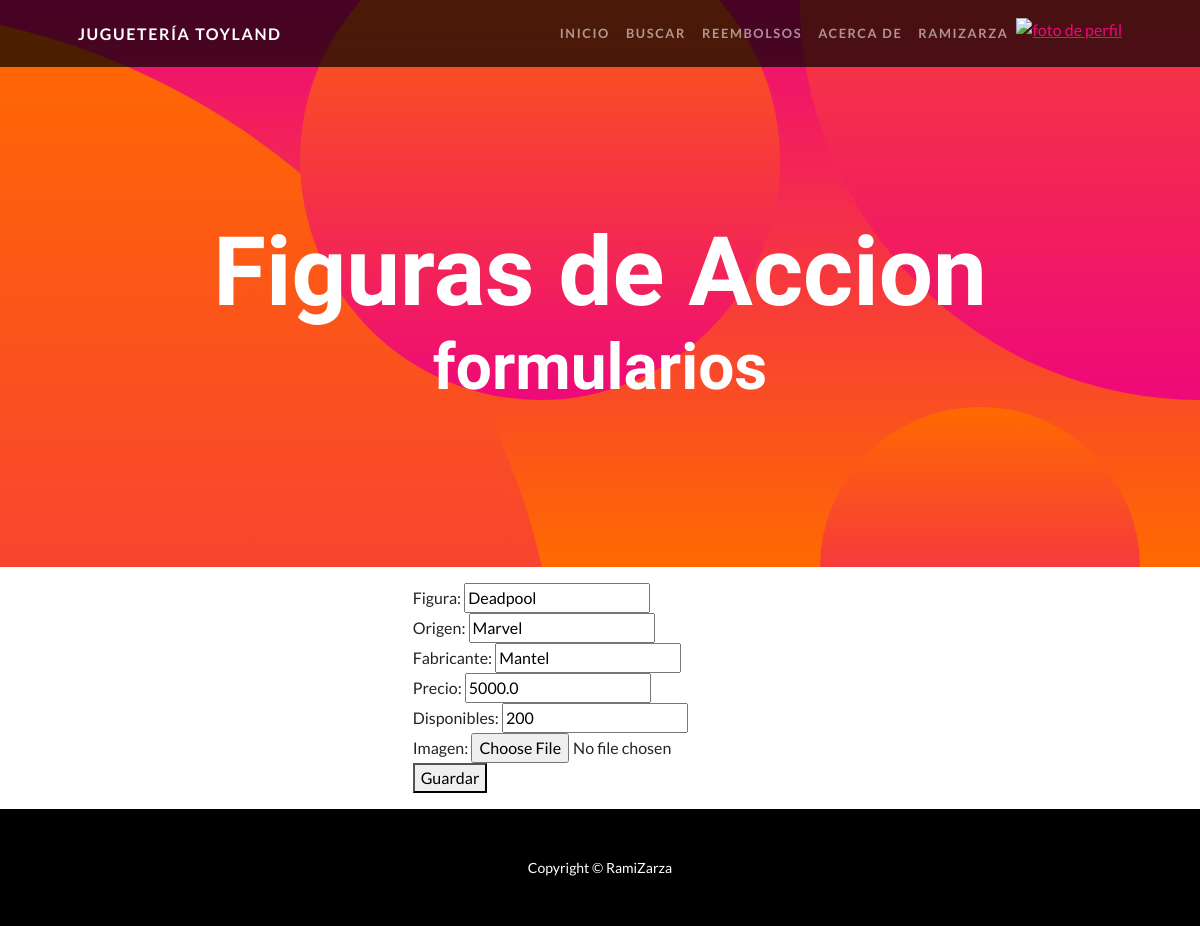
Page /figuras/update/1 (signed in) on the earlier database version.
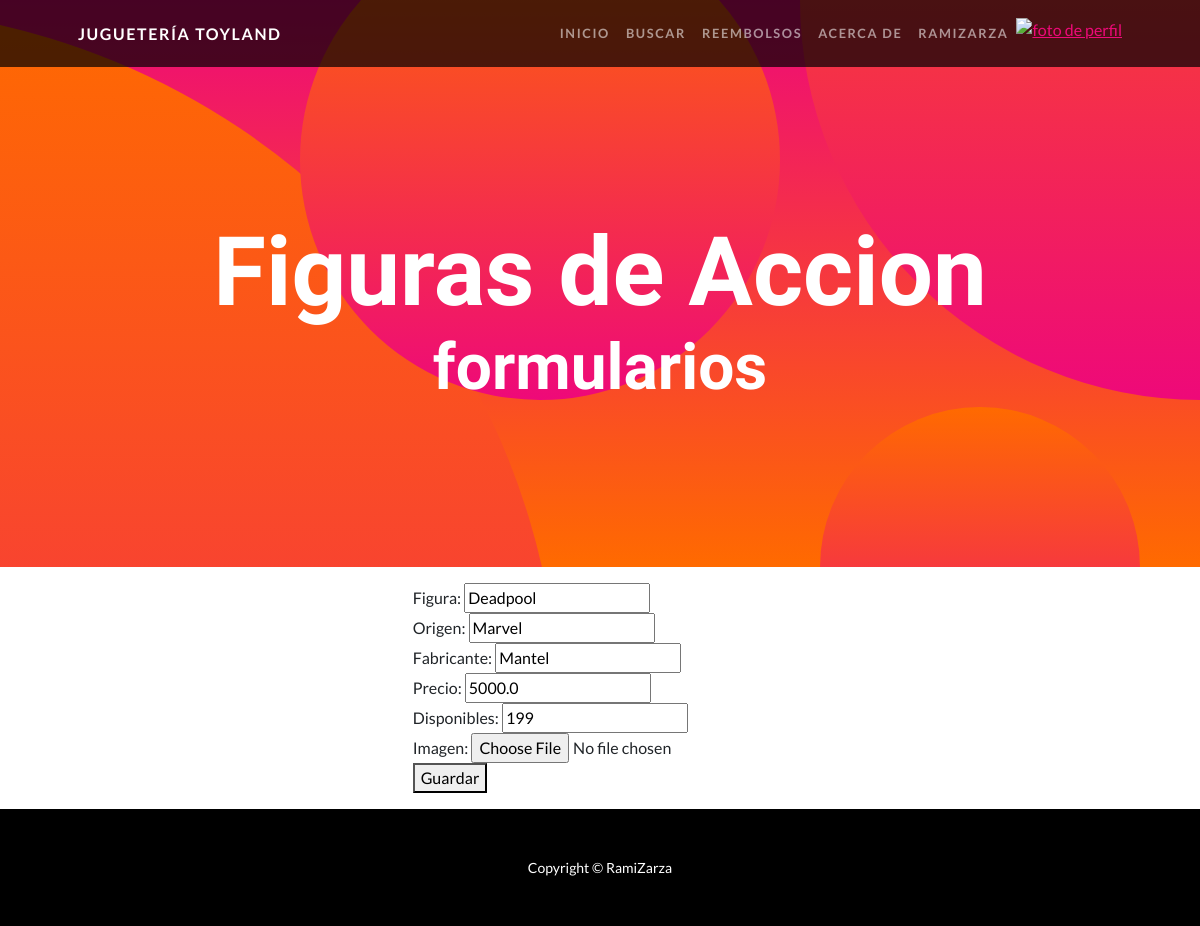
Same page on the later database version.
### tienda/models.py (models this page shows, shortened)
class Figura_de_Accion(models.Model):
    figura     = models.CharField(max_length=50)
    origen     = models.CharField(max_length=50)
    fabricante = models.CharField(max_length=50)
    foto       = models.ImageField(upload_to="media/Figuras/",default= "default_Models.png")
    precio     = models.FloatField()
    en_stock   = models.BooleanField()
    disponibles= models.IntegerField()
    class Meta:
        verbose_name = "Figura de Acción"
        verbose_name_plural = "Figuras de Acción"
        ordering = ["precio"]

### tienda/views.py (the view)
# urls.py: path("figuras/update/<id_figura>",   figurasUpdate,     name="figurasUpdt"  ),
@login_required
def figurasUpdate(request, id_figura):
    figuras = Figura_de_Accion.objects.get(id=id_figura)
    if request.method == "POST":
        miForm = FigurasAccionForm(request.POST)
        if miForm.is_valid():
            figuras.figura       = miForm.cleaned_data.get("figura")
            figuras.origen       = miForm.cleaned_data.get("origen")
            figuras.fabricante   = miForm.cleaned_data.get("fabricante")
            figuras.precio       = miForm.cleaned_data.get("precio")
            figuras.disponibles  = miForm.cleaned_data.get("disponibles")
            if figuras.disponibles > 0:
                figuras.en_stock = True
            else:
                figuras.en_stock = False
            figuras.save()
            contexto = {"figura":Figura_de_Accion.objects.all()}
            return render(request, "FigurasACC/inicio.html", contexto)
    else:
        miForm = FigurasAccionForm(initial={
            "figura"     :figuras.figura,
            "origen"     :figuras.origen,
            "fabricante" :figuras.fabricante,
            "precio"     :figuras.precio,
            "disponibles":figuras.disponibles,
        })
    return render(request, "FigurasACC/formulario.html", {"form":miForm})

### tienda/forms.py
class FigurasAccionForm(forms.Form):
    figura      = forms.CharField(max_length=50, required=True)
    origen      = forms.CharField(max_length=50, required=True)
    fabricante  = forms.CharField(max_length=50, required=True)
    precio      = forms.FloatField(required=True)
    disponibles = forms.IntegerField(required=True)
    imagen      = forms.ImageField(required=False)

### tienda/templates/FigurasACC/formulario.html (shortened to what this page needs)
{% extends "tienda/index.html" %}
{% load static %}
{% block titulo %}
<h1 class="masthead-heading mb-0">Figuras de Accion</h1>
<h2 class="masthead-subheading mb-0">formularios</h2>
{% endblock titulo %}
{% block cuerpo_de_la_pagina %}
<div class = "d-grid gap-3 d-sm-flex justify-content-sm-center justify-content-xxl-start mb-3">
    <form action="" method = "post">
        <table>
            {{form}}
        </table>
        <button type = "sumbit" value= "guardar">Guardar</button>
    </form>
</div>
{% endblock %}

Differences in the rows shown:
changed Figura_de_Accion "Deadpool": disponibles "200" → "199"
